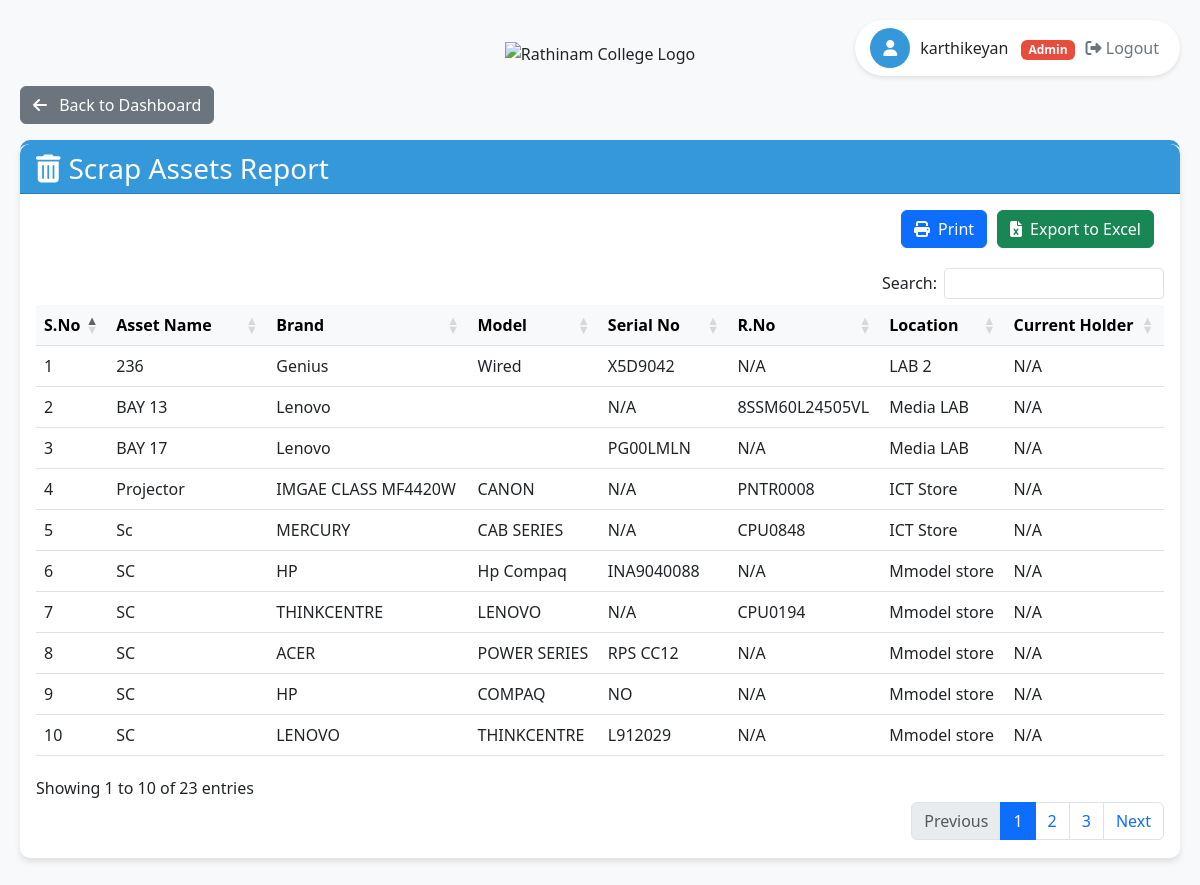
The app's page /scrape_rpt.php (signed in) with its own data.
### tables this page shows
CREATE TABLE `employee` (
  `emp_id` int(11) NOT NULL,
  `emp_code` varchar(20) DEFAULT NULL,
  `emp_name` varchar(100) DEFAULT NULL,
  `email` varchar(100) DEFAULT NULL,
  `password` varchar(255) DEFAULT NULL,
  `designation` enum('Lead','Sr SA','SA','IT_Admin','Lab_incharge','HOD','FI','User') DEFAULT NULL,
  `department` varchar(100) DEFAULT NULL,
  `status` enum('Active','Inactive') DEFAULT 'Active'
);

CREATE TABLE `asset` (
  `asset_id` int(11) NOT NULL,
  `asset_name` varchar(100) DEFAULT NULL,
  `serial_no` varchar(255) DEFAULT NULL,
  `r_no` varchar(255) DEFAULT NULL,
  `model` varchar(100) DEFAULT NULL,
  `brand` varchar(100) DEFAULT NULL,
  `type_id` int(11) DEFAULT NULL,
  `location_id` int(11) DEFAULT NULL,
  `processor` varchar(100) DEFAULT NULL,
  `processor_version` varchar(100) DEFAULT NULL,
  `ram_type` enum('DDR2','DDR3','DDR4') DEFAULT NULL,
  `ram_frequency` varchar(50) DEFAULT NULL,
  `ram_size` varchar(50) DEFAULT NULL,
  `graphics_card_available` enum('Yes','No') DEFAULT 'No',
  `graphics_card_brand` varchar(100) DEFAULT NULL,
  `graphics_card_model` varchar(100) DEFAULT NULL,
  `graphics_card_size` varchar(50) DEFAULT NULL,
  `storage_type` enum('SSD','HDD','Both') DEFAULT NULL,
  `storage_count` int(11) DEFAULT NULL,
  `purchase_date` date DEFAULT NULL,
  `warranty_expiry` date DEFAULT NULL,
  `status` enum('active','service','scrapped') DEFAULT 'active',
  `current_holder` int(11) DEFAULT NULL,
  `previous_holder` int(11) DEFAULT NULL,
  `lan_status` enum('Working','Not working') DEFAULT NULL COMMENT 'LAN connectivity status for lab assets',
  `projector_type` enum('Short Throw','Standard','Long Throw','Ultra Short Throw') DEFAULT NULL,
  `has_speaker` enum('Yes','No') DEFAULT NULL,
  `lumens` varchar(20) DEFAULT NULL,
  `resolution` varchar(20) DEFAULT NULL,
  `mount_type` enum('Short Throw','Long Throw') DEFAULT NULL,
  `logic_box_status` enum('Yes','No','Replaced','New logic box installed') DEFAULT NULL,
  `cable_type` enum('HDMI','VGA','Printer Cable','VGA CABLE','VGACABLE','VJA') DEFAULT NULL,
  `screen_type` varchar(50) DEFAULT NULL,
  `os_type` varchar(100) DEFAULT NULL,
  `os` varchar(100) DEFAULT NULL,
  `projector_remarks` text DEFAULT NULL,
  `updated_at` timestamp NOT NULL DEFAULT current_timestamp() ON UPDATE current_timestamp(),
  `printer_type` varchar(255) DEFAULT NULL,
  `connectivity` varchar(255) DEFAULT NULL,
  `paper_size` varchar(255) DEFAULT NULL
);

CREATE TABLE `location` (
  `location_id` int(11) NOT NULL,
  `location_name` varchar(100) DEFAULT NULL,
  `category_id` int(11) DEFAULT NULL
);

### scrape_rpt.php (the view, shortened to what this page needs)
<?php
require_once 'config.php';
$currentUserName = "User";
$user_designation = null;
$user_id = $_SESSION['user_id'];
$query = "SELECT emp_name, designation FROM employee WHERE emp_id = ?";
if ($stmt = $conn->prepare($query)) {
    $stmt->bind_param("i", $user_id);
    $stmt->execute();
    $result = $stmt->get_result();
    if ($result->num_rows > 0) {
        $user = $result->fetch_assoc();
        $currentUserName = $user['emp_name'];
        $user_designation = $user['designation'];
    }
}
$is_admin = in_array($user_designation, ['Lead', 'Sr SA', 'IT_Admin']);
$is_lab_incharge_or_sa = in_array($user_designation, ['Lab Incharge', 'SA']);
$is_hod_or_fi = in_array($user_designation, ['HOD', 'FI']);
$scrap_assets = [];
$scrap_query = "SELECT a.asset_id, a.asset_name, a.brand, a.model, a.serial_no, a.r_no,
                l.location_name, e.emp_name as current_holder
                FROM asset a
                LEFT JOIN location l ON a.location_id = l.location_id
                LEFT JOIN employee e ON a.current_holder = e.emp_id
                WHERE a.status = 'scrapped'
                ORDER BY a.asset_name";
if ($result = $conn->query($scrap_query)) {
    $scrap_assets = $result->fetch_all(MYSQLI_ASSOC);
}
?>
<!DOCTYPE html>
<html lang="en">
<head>
    <link href="https://cdn.jsdelivr.net/npm/bootstrap@5.3.0/dist/css/bootstrap.min.css" rel="stylesheet">
    <link rel="stylesheet" href="https://cdnjs.cloudflare.com/ajax/libs/font-awesome/6.4.0/css/all.min.css">
    <link rel="stylesheet" href="https://cdn.datatables.net/1.11.5/css/dataTables.bootstrap5.min.css">
</head>
<body>
    <div class="user-info">
        <div class="user-icon">
            <i class="fas fa-user"></i>
        </div>
        <div>
            <span><?php echo htmlspecialchars($currentUserName); ?></span>
            <?php if ($is_admin): ?>
                <span class="badge badge-admin ms-2">Admin</span>
            <?php elseif ($is_lab_incharge_or_sa): ?>
                <span class="badge badge-lab ms-2">Lab Incharge/SA</span>
            <?php elseif ($is_hod_or_fi): ?>
                <span class="badge badge-hod ms-2">HOD/FI</span>
            <?php endif; ?>
            <form action="logout.php" method="post" style="display: inline;">
                <button type="submit" class="logout-btn">
                    <i class="fas fa-sign-out-alt"></i> Logout
                </button>
            </form>
        </div>
    </div>
    <div class="container">
        <div class="logo-container">
            <img src="https://rathinamcollege.ac.in/wp-content/uploads/2020/04/logo-01.jpg" alt="Rathinam College Logo">
        </div>
        <a href="dashboard.php" class="btn btn-secondary mb-3">
            <i class="fas fa-arrow-left me-2"></i> Back to Dashboard
        </a>
        <div class="card">
            <div class="card-header">
                <h3 class="mb-0"><i class="fas fa-trash-alt me-2"></i>Scrap Assets Report</h3>
            </div>
            <div class="card-body">
                <div class="d-flex justify-content-end mb-3">
                    <button class="btn btn-primary btn-print" onclick="window.print()">
                        <i class="fas fa-print me-2"></i>Print
                    </button>
                    <button class="btn btn-success btn-excel" id="exportExcel">
                        <i class="fas fa-file-excel me-2"></i>Export to Excel
                    </button>
                </div>
                <div class="table-responsive">
                    <table id="scrapTable" class="table table-hover align-middle">
                        <thead class="table-light">
                            <tr>
                                <th>S.No</th>
                                <th>Asset Name</th>
                                <th>Brand</th>
                                <th>Model</th>
                                <th>Serial No</th>
                                <th>R.No</th>
                                <th>Location</th>
                                <th>Current Holder</th>
                            </tr>
                        </thead>
                        <tbody>
                            <?php if (count($scrap_assets) > 0): ?>
                                <?php foreach ($scrap_assets as $index => $asset): ?>
                                    <tr class="scrap-row">
                                        <td><?= $index + 1 ?></td>
                                        <td><?= htmlspecialchars($asset['asset_name'] ?? 'N/A') ?></td>
                                        <td><?= htmlspecialchars($asset['brand'] ?? 'N/A') ?></td>
                                        <td><?= htmlspecialchars($asset['model'] ?? 'N/A') ?></td>
                                        <td><?= htmlspecialchars($asset['serial_no'] ?? 'N/A') ?></td>
                                        <td><?= htmlspecialchars($asset['r_no'] ?? 'N/A') ?></td>
                                        <td><?= htmlspecialchars($asset['location_name'] ?? 'N/A') ?></td>
                                        <td><?= htmlspecialchars($asset['current_holder'] ?? 'N/A') ?></td>
                                    </tr>
                                <?php endforeach; ?>
                            <?php endif; ?>
                        </tbody>
                    </table>
                </div>
            </div>
        </div>
    </div>
</body>
</html>

### scrape_rpt.php (style rules this page uses)
:root { --primary-color: #3498db; --secondary-color: #2980b9; --accent-color: #e74c3c; --light-color: #ecf0f1; --dark-color: #2c3e50; }
body { background-color: #f8f9fa; padding-top: 20px; font-family: 'Segoe UI', Tahoma, Geneva, Verdana, sans-serif; }
.container { max-width: 1200px; margin: 0 auto; padding: 20px; }
.user-info { position: absolute; top: 20px; right: 20px; display: flex; align-items: center; gap: 10px; background-color: white; padding: 8px 15px; border-radius: 30px; box-shadow: 0 2px 5px rgba(0,0,0,0.1); }
.user-icon { width: 40px; height: 40px; background-color: var(--primary-color); color: white; border-radius: 50%; display: flex; align-items: center; justify-content: center; }
.logout-btn { background: none; border: none; color: #6c757d; cursor: pointer; transition: color 0.3s; }
.card { border-radius: 10px; box-shadow: 0 4px 6px rgba(0,0,0,0.1); border: none; border-top: 4px solid var(--primary-color); margin-bottom: 30px; }
.card-header { background-color: var(--primary-color); color: white; border-radius: 10px 10px 0 0 !important; }
.table-responsive { margin-top: 20px; }
.logo-container { text-align: center; margin-bottom: 20px; }
.logo-container img { max-height: 80px; }
.badge-admin { background-color: var(--accent-color); }
.btn-print, .btn-excel { margin-right: 10px; }
.scrap-row { background-color: rgba(231, 76, 60, 0.1); }

### records on screen
employee: emp_name "karthikeyan"
asset: asset_name "236", brand "Genius", model "Wired", serial_no "X5D9042", r_no "N/A", location.location_name "LAB 2", current_holder "N/A"
asset: asset_name "BAY 13", brand "Lenovo", serial_no "N/A", r_no "8SSM60L24505VL", location.location_name "Media LAB", current_holder "N/A"
asset: asset_name "BAY 17", brand "Lenovo", serial_no "PG00LMLN", r_no "N/A", location.location_name "Media LAB", current_holder "N/A"
asset: asset_name "Projector", brand "IMGAE CLASS MF4420W", model "CANON", serial_no "N/A", r_no "PNTR0008", location.location_name "ICT Store", current_holder "N/A"
asset: asset_name "Sc", brand "MERCURY", model "CAB SERIES", serial_no "N/A", r_no "CPU0848", location.location_name "ICT Store", current_holder "N/A"
asset: asset_name "SC", brand "HP", model "Hp Compaq", serial_no "INA9040088", r_no "N/A", location.location_name "Mmodel store", current_holder "N/A"
asset: asset_name "SC", brand "THINKCENTRE", model "LENOVO", serial_no "N/A", r_no "CPU0194", location.location_name "Mmodel store", current_holder "N/A"
asset: asset_name "SC", brand "ACER", model "POWER SERIES", serial_no "RPS CC12", r_no "N/A", location.location_name "Mmodel store", current_holder "N/A"
asset: asset_name "SC", brand "HP", model "COMPAQ", serial_no "NO", r_no "N/A", location.location_name "Mmodel store", current_holder "N/A"
asset: asset_name "SC", brand "LENOVO", model "THINKCENTRE", serial_no "L912029", r_no "N/A", location.location_name "Mmodel store", current_holder "N/A"
